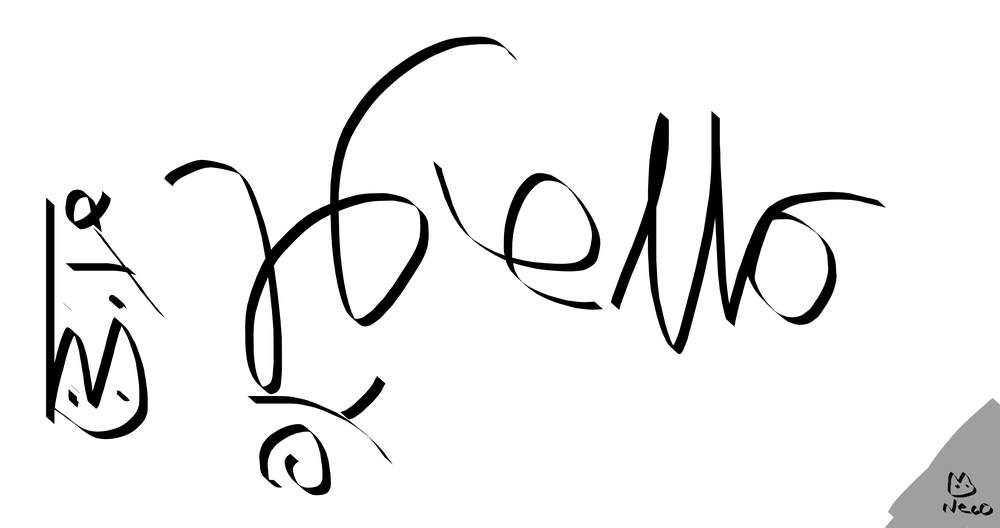
#> input picture hello_bye.png, 1000 x 528 px, shrunk from 6300 x 3329 before the run; the run also reads 1 picture not shown here
$ jupyter execute --allow-errors explore.ipynb
#> lines starting #> are read from the running program, lines starting #| are printed output that depends on the picture
[cell 1]
import os
from dotenv import load_dotenv
from web3 import Web3

from story_protocol_python_sdk import StoryClient

[cell 2]
load_dotenv()
private_key = os.getenv('WALLET_PRIVATE_KEY')
rpc_url = os.getenv('RPC_PROVIDER_URL')

# Initialize Web3
#> (the rest of this cell did not finish here and is left out)

#> (a cell that did not finish here is left out)

#> (a cell that did not finish here is left out)

#> (a cell that did not finish here is left out)

#> (a cell that did not finish here is left out)

#> (a cell that did not finish here is left out)

#> (a cell that did not finish here is left out)

#> (a cell that did not finish here is left out)

[cell 10]
try:
  response_a = story_client.License.attachLicenseTerms(
    ip_id="0x234B4a0bBC330598aCe669616B9Eff465bd4F3ea",
    license_template="0x260B6CB6284c89dbE660c0004233f7bB99B5edE7",
    license_terms_id=3
  )
  print(f"Attached License Terms to IPA at transaction hash {response_a['txHash']}.")
except Exception as e:
  print("License Terms already attached to this IPA")

[cell 11]
import cv2
import numpy as np

[cell 12]
def concatenate_images_opencv(image_paths, horizontal=True):
#> called with horizontal = False
    images = [cv2.imread(img_path) for img_path in image_paths]
#> images = 3 items

    if horizontal:
        concatenated_image = np.hstack(images)
    else:
        concatenated_image = np.vstack(images)
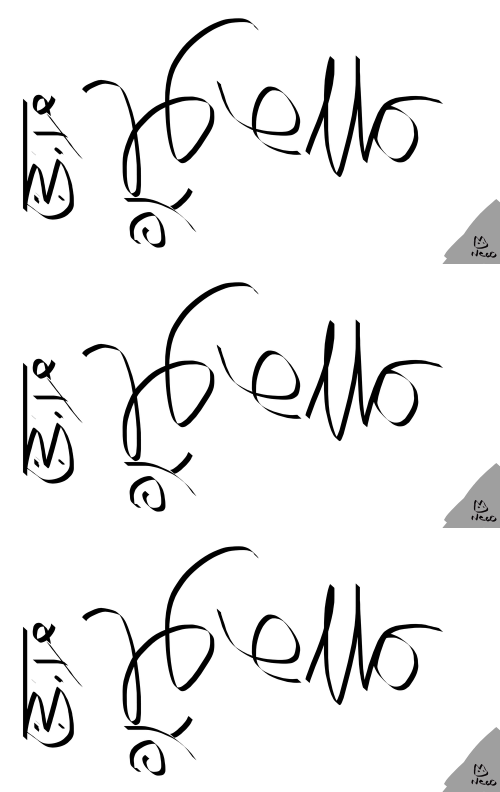
#> concatenated_image: shape (1584, 1000, 3) (shown at 1/2 size); mean of channels 0, 1, 2 237.7, 237.7, 237.7; drawn as B, G, R

    return concatenated_image

# Example usage
paths = ['hello_bye.png', 'hello_bye_copy.png', 'hello_bye_copy.png']
result_image = concatenate_images_opencv(paths, horizontal=False)
cv2.imwrite('concatenated_image_vertical.jpg', result_image)
#> Out = True

[cell 13]
def add_text_alignment_check(
        image_path: list, text: str,
        position: tuple, alignment: str,
        font, font_scale: int, font_color: tuple, font_thickness: int
        ):
    """
    add text as well as where it's aligned. By default it's left aligned from the position
    """
    if alignment == "right":
        (text_w, text_h), _ = cv2.getTextSize(text, font, font_scale, font_thickness)
        position = (position[0]-text_w, position[1]+text_h)
    elif alignment == "center":
        (text_w, text_h), _ = cv2.getTextSize(text, font, font_scale, font_thickness)
        position = (position[0]-text_w//2, position[1]+text_h//2)

    return __add_text_to_image(image_path, text, position, font, font_scale, font_color, font_thickness)


def __add_text_to_image(image_path, text, position, font=cv2.FONT_ITALIC, font_scale=1, font_color=(255, 0, 0), font_thickness=50):
    # Read the image
    image = cv2.imread(image_path)

    # Add text to the image
    cv2.putText(image, text, position, font, font_scale, font_color, font_thickness)

    return image

[cell 14]
image_path = 'hello_bye.png'
text = 'Hello, World!'

img = cv2.imread(image_path)
#> img is the input picture: shape (528, 1000, 3); mean B, G, R 237.7, 237.7, 237.7
h, w, c = img.shape
#> h = 528; w = 1000; c = 3
center_y, center_x = h//2, w//2
#> center_y = 264; center_x = 500

# position = (center_y, center_x)  # Position (x, y) where the text will be placed # TODO: write eq for positioning based on image dimension
position = (center_x, center_y)
#> position = (500, 264)

##
result_image = add_text_alignment_check(image_path, text, position, alignment="right", font=cv2.FONT_ITALIC, font_scale=20, font_color=(0, 0, 0), font_thickness=2)
cv2.imwrite('image_with_text_right_aligned.png', result_image)
#> Out = True

[cell 15]
result_image = add_text_alignment_check(image_path, text, position, alignment="left", font=cv2.FONT_ITALIC, font_scale=20, font_color=(0, 0, 0), font_thickness=2)
cv2.imwrite('image_with_text_left_aligned.png', result_image)
#> Out = True

[cell 16]
result_image = add_text_alignment_check(image_path, text, position, alignment="center", font=cv2.FONT_ITALIC, font_scale=20, font_color=(0, 0, 0), font_thickness=2)
#> call 3 of __add_text_to_image, with image_path = 'hello_bye.png', text = 'Hello, World!', position = (-1441, 474), font = 16, font_scale = 20, font_color = (0, 0, 0), font_thickness = 2
#> in __add_text_to_image (call 3), `cv2.putText(image, text, position, font, font_scale, font_color, font_..`:
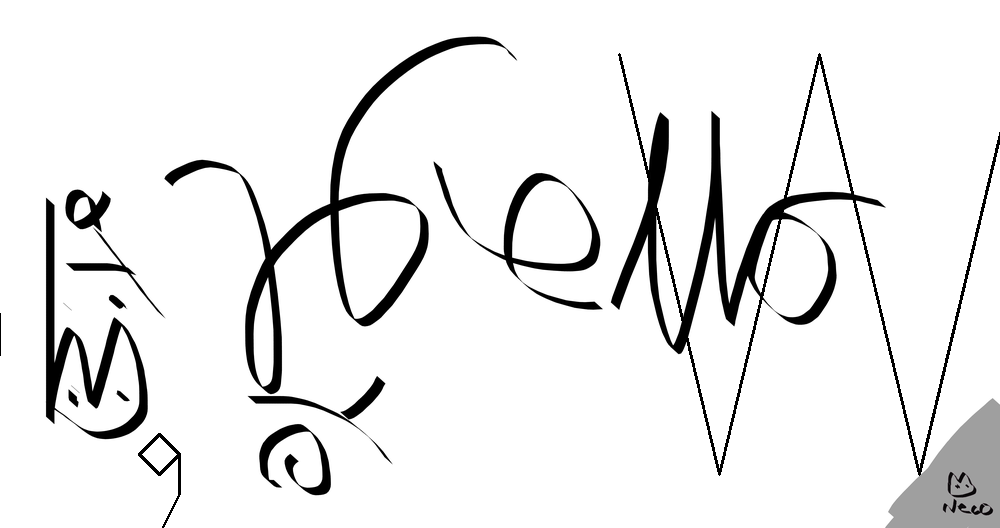
#> image: shape (528, 1000, 3); mean B, G, R 235.2, 235.2, 235.2
cv2.imwrite('image_with_text_center_aligned.png', result_image)
#> Out = True
